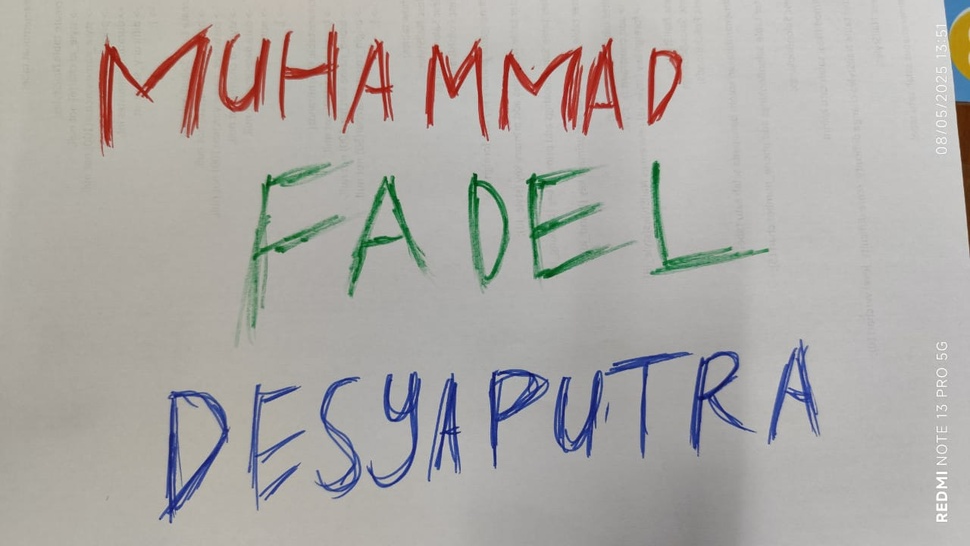
#> input picture UTS/Nama.jpeg, 970 x 546 px, shrunk from 1280 x 720 before the run
$ jupyter execute 'UTS_Muhammad Fadel Desyaputra_202331098_PCD_E.ipynb'
#> lines starting #> are read from the running program, lines starting #| are printed output that depends on the picture; after the words box and inside, x2 and y2 are one past the last pixel; in counts of white or black regions, pixels touching at a corner belong together
[cell 1]
import cv2
import matplotlib.pyplot as plt
import numpy as np

[cell 2]
img = cv2.imread('Nama.jpeg')
#> img is the input picture: shape (546, 970, 3); mean B, G, R 166.4, 169.9, 173.1

[cell 3]
img.shape
#> Out = (546, 970, 3)

[cell 4]
plt.imshow(img)

[cell 5]
rgb = cv2.cvtColor(img, cv2.COLOR_BGR2RGB)
plt.imshow(rgb)

[cell 6]
plt.subplot(2, 2, 1)
plt.imshow(cv2.cvtColor(img, cv2.COLOR_BGR2RGB))
plt.title('Original Image')

plt.subplot(2, 2, 2)
plt.imshow(cv2.cvtColor(img, cv2.COLOR_BGR2RGB)[:, :, 0], cmap="gray")
plt.title('Red Channel')

plt.subplot(2, 2, 3)
plt.imshow(cv2.cvtColor(img, cv2.COLOR_BGR2RGB)[:, :, 1], cmap="gray")
plt.title('Green Channel')

plt.subplot(2, 2, 4)
plt.imshow(cv2.cvtColor(img, cv2.COLOR_BGR2RGB)[:, :, 2], cmap="gray")
plt.title('Blue Channel')

plt.tight_layout(pad=3.0)
plt.show()

[cell 7]
#Merah
merah=cv2.cvtColor(img, cv2.COLOR_BGR2RGB)[:,:,0]
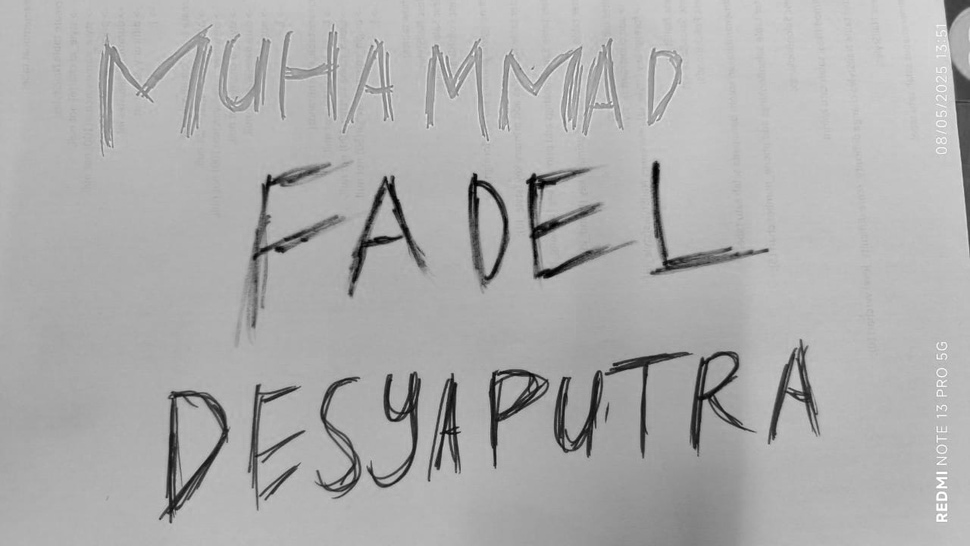
#> merah: shape (546, 970); min 0, max 255, mean 173.1
fig, axs = plt.subplots(1,2, figsize = (15,5))
hist = cv2.calcHist([merah],[0],None,[256],[0,256])
#> hist = 256 values, max 19183 at index 176, min 6 at index 248, mean 2068.8
axs[0].imshow(merah, cmap='gray')
axs[1].plot(hist)
plt.show()
#> figure, not shown here; panel 2: curve peaks at x = 176, y = 19183

[cell 8]
#Hijau
hijau=cv2.cvtColor(img, cv2.COLOR_BGR2RGB)[:,:,1]
fig, axs = plt.subplots(1,2, figsize = (15,5))
hist = cv2.calcHist([hijau],[0],None,[256],[0,256])
#> hist = 256 values, max 20718 at index 171, min 0 at index 0, mean 2068.8
axs[0].imshow(hijau, cmap='gray')
axs[1].plot(hist)
plt.show()
#> figure, not shown here; panel 2: curve peaks at x = 171, y = 20718

[cell 9]
#Biru
biru=cv2.cvtColor(img, cv2.COLOR_BGR2RGB)[:,:,2]
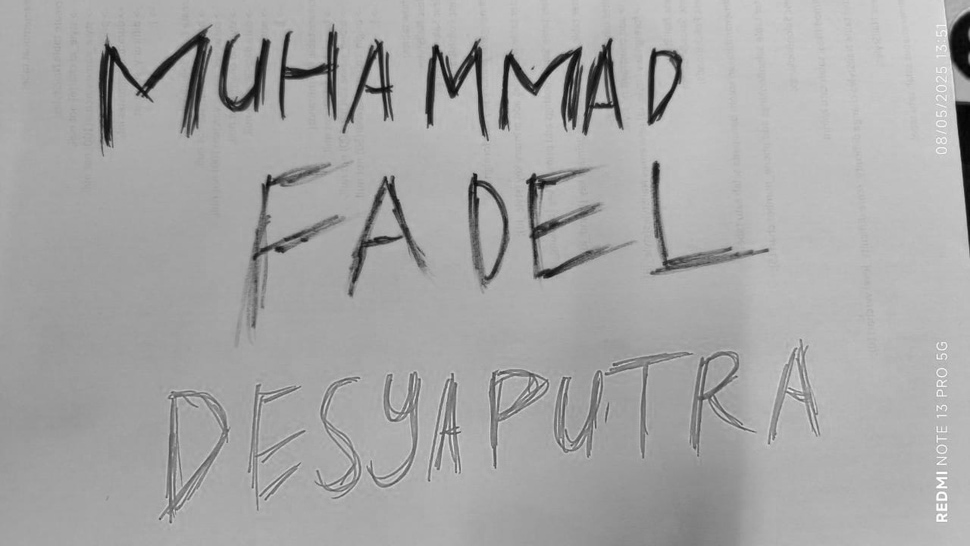
#> biru: shape (546, 970); min 3, max 255, mean 166.4
fig, axs = plt.subplots(1,2, figsize = (15,5))
hist = cv2.calcHist([biru],[0],None,[256],[0,256])
#> hist = 256 values, max 17528 at index 170, min 0 at index 0, mean 2068.8
axs[0].imshow(biru, cmap='gray')
axs[1].plot(hist)
plt.show()
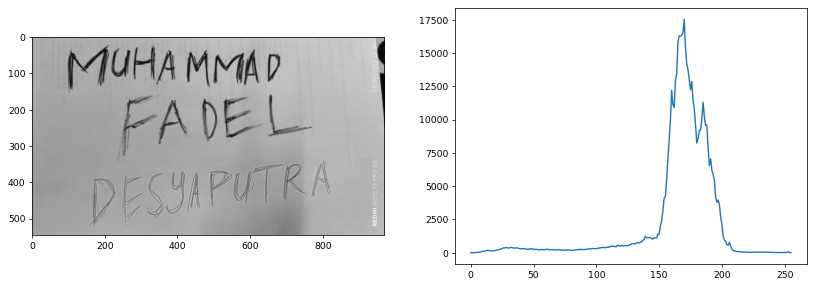
#> figure drawn by matplotlib, 2 panels; panel 2: curve peaks at x = 170, y = 17528

[cell 10]
image_hsv = cv2.cvtColor(img, cv2.COLOR_BGR2HSV)
#> image_hsv: shape (546, 970, 3); mean H, S, V 32.7, 21.6, 176.8

gray = cv2.cvtColor(img, cv2.COLOR_RGB2GRAY)

fig, axs = plt.subplots(2, 2, figsize=(15,15))

red_lower1 = np.array([0, 50, 50])
red_upper1 = np.array([10, 255, 255])
red_lower2 = np.array([170, 50, 50])
red_upper2 = np.array([180, 255, 255])

green_lower = np.array([36, 50, 50])
green_upper = np.array([86, 255, 255])

blue_lower = np.array([100, 50, 50])
blue_upper = np.array([140, 255, 255])

mask_red1 = cv2.inRange(image_hsv, red_lower1, red_upper1)
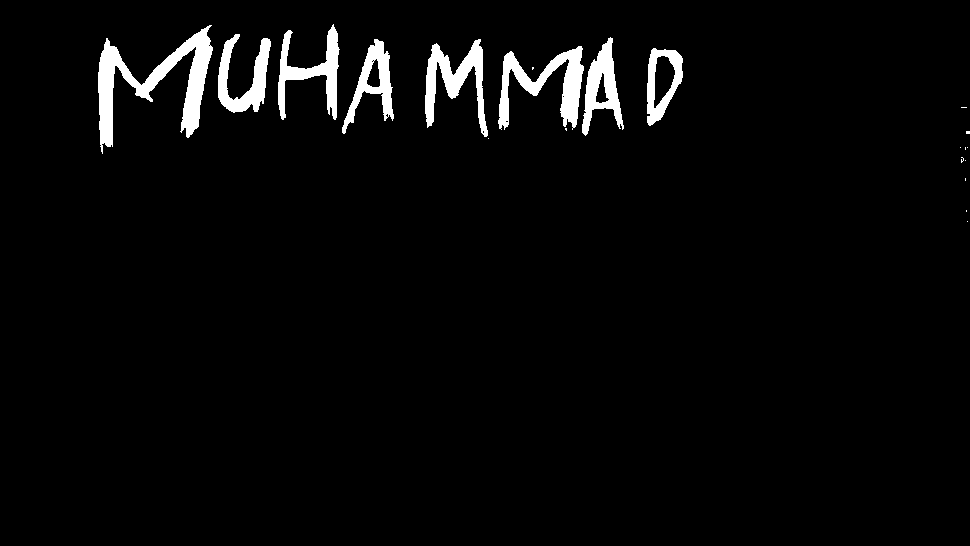
#> mask_red1: shape (546, 970); 3.4% white; 21 white regions (13 under 20 px), largest, box (x1, y1, x2, y2) and area: (98, 25, 213, 154) 4404, (498, 46, 584, 130) 2680, (425, 39, 488, 137) 2291
mask_red2 = cv2.inRange(image_hsv, red_lower2, red_upper2)
#> mask_red2: shape (546, 970); 0.02% white in thin lines or dots, all inside (x1, y1, x2, y2) = (102, 54, 650, 145)
mask_red = cv2.bitwise_or(mask_red1, mask_red2)
#> mask_red: shape (546, 970); 3.4% white; 19 white regions (11 under 20 px), largest, box (x1, y1, x2, y2) and area: (98, 25, 213, 154) 4405, (498, 46, 584, 131) 2732, (425, 39, 489, 141) 2315
mask_green = cv2.inRange(image_hsv, green_lower, green_upper)
#> mask_green: shape (546, 970); 1.9% white; 10 white regions (5 under 20 px), largest, box (x1, y1, x2, y2) and area: (526, 169, 605, 279) 2368, (348, 176, 425, 297) 2015, (252, 165, 338, 327) 1991, (650, 161, 768, 275) 1765, (468, 173, 509, 286) 1723
mask_blue = cv2.inRange(image_hsv, blue_lower, blue_upper)
#> mask_blue: shape (546, 970); 3.3% white; 13 white regions, largest, box (x1, y1, x2, y2) and area: (160, 390, 229, 523) 2521, (690, 351, 753, 453) 1794, (488, 369, 549, 468) 1781

combined_mask1 = np.bitwise_or(mask_red, mask_blue)
#> combined_mask1: shape (546, 970); 6.7% white; 32 white regions (11 under 20 px), largest, box (x1, y1, x2, y2) and area: (98, 25, 213, 154) 4405, (498, 46, 584, 131) 2732, (160, 390, 229, 523) 2521
combined_mask2 = np.bitwise_or(combined_mask1, mask_green)

(thresh, binary1) = cv2.threshold(gray, 0, 255, cv2.THRESH_BINARY)
#> binary1: shape (546, 970); every value is 255
axs[0,0].imshow(binary1, cmap = 'gray')
axs[0,0].set_title('NONE')

plt.figure(figsize=(12, 10))
plt.subplot(1, 3, 1)
axs[0,1].imshow(mask_blue, cmap='gray')
axs[0,1].set_title('Blue Mask')
plt.axis('off')

plt.subplot(1, 3, 2)
axs[1,0].imshow(combined_mask1, cmap='gray')
axs[1,0].set_title('Red-Blue Mask')
plt.axis('off')

plt.subplot(1, 3, 3)
axs[1,1].imshow(combined_mask2, cmap='gray')
axs[1,1].set_title('Red-Green-Blue Mask')
plt.axis('off')

plt.show()

[cell 11]
img2 = cv2.imread("Foto.jpeg")
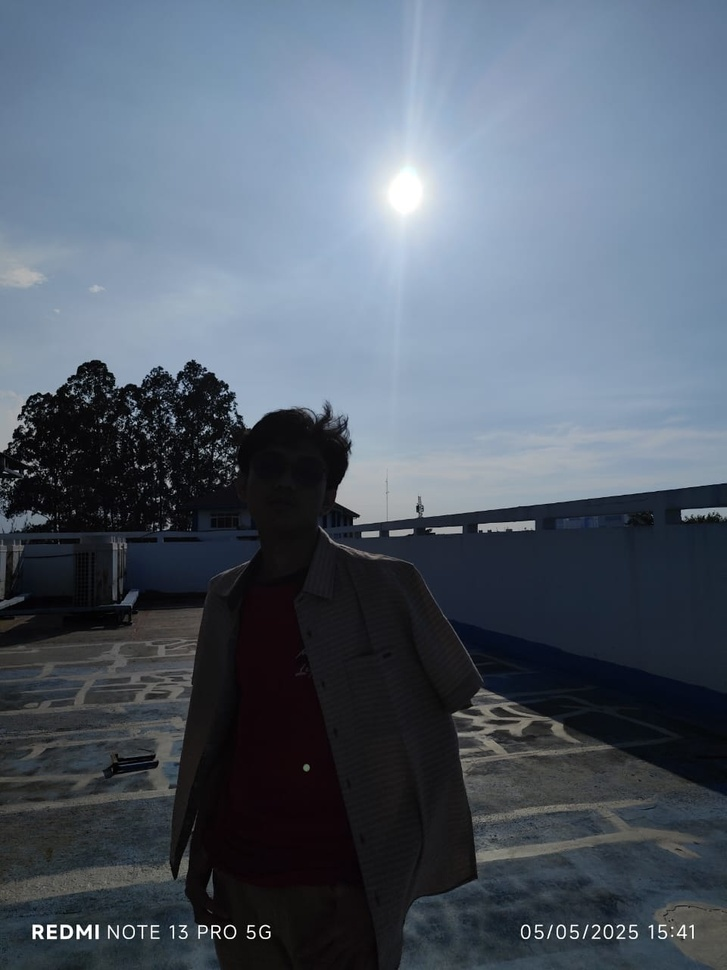
#> input picture UTS/Foto.jpeg, 727 x 970 px, shrunk from 960 x 1280 before the run
#> img2 is the input picture: shape (970, 727, 3); mean B, G, R 107.5, 94.2, 83.4
img_rgb = cv2.cvtColor(img2, cv2.COLOR_BGR2RGB)

plt.imshow(img_rgb)
plt.title("Gambar Asli")
plt.axis("off")
plt.show()

[cell 12]
gray = cv2.cvtColor(img2, cv2.COLOR_BGR2GRAY)
#> gray: shape (970, 727)

plt.imshow(gray, cmap='gray')
plt.title("Gambar Grayscale")
plt.axis("off")
plt.show()

[cell 13]
bright = cv2.convertScaleAbs(gray, alpha=1, beta=70)
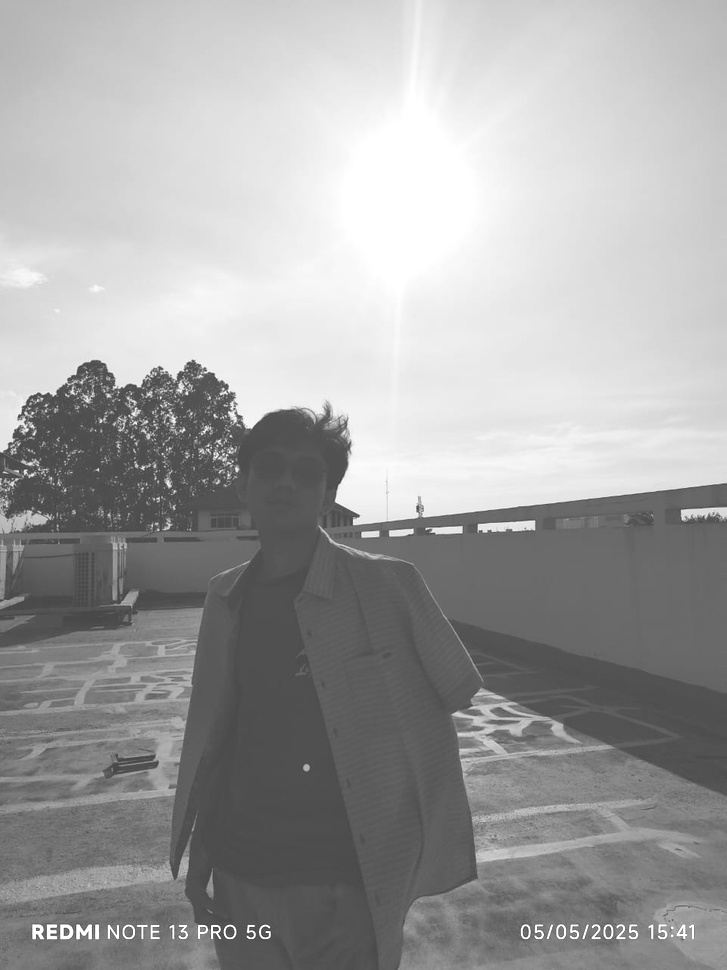
#> bright: shape (970, 727); min 70, max 255, mean 161.9

plt.imshow(bright, cmap='gray')
plt.title("Grayscale yang Dicerahkan")
plt.axis("off")
plt.show()

[cell 14]
contrast = cv2.convertScaleAbs(gray, alpha=3.0, beta=0)
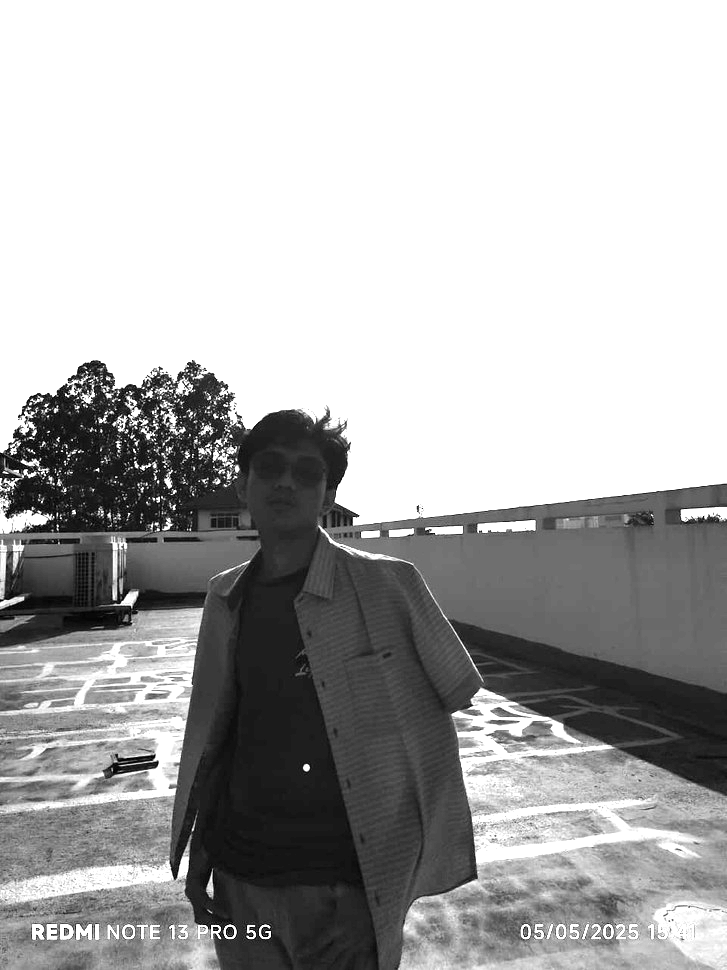
#> contrast: shape (970, 727); min 0, max 255, mean 175.3

plt.imshow(contrast, cmap='gray')
plt.title("Grayscale yang Diperkontras")
plt.axis("off")
plt.show()

[cell 15]
bright_contrast = cv2.convertScaleAbs(bright, alpha=2.5, beta=0)
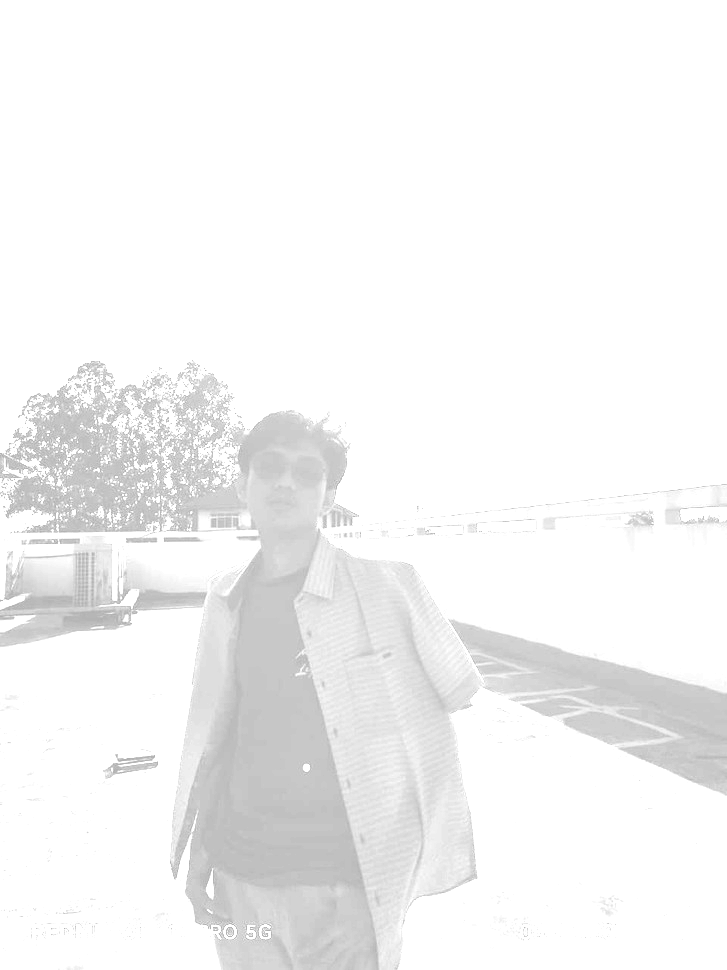
#> bright_contrast: shape (970, 727); min 175, max 255, mean 244.2

plt.imshow(bright_contrast, cmap='gray')
plt.title("Grayscale Dicerah + Kontras")
plt.axis("off")
plt.show()

[cell 16]
fig, axs = plt.subplots(1,5, figsize=(50,50))
axs[0].imshow(img_rgb)
axs[1].imshow(gray, cmap='gray')
axs[2].imshow(bright, cmap='gray')
axs[3].imshow(contrast, cmap='gray')
axs[4].imshow(bright_contrast, cmap='gray')
